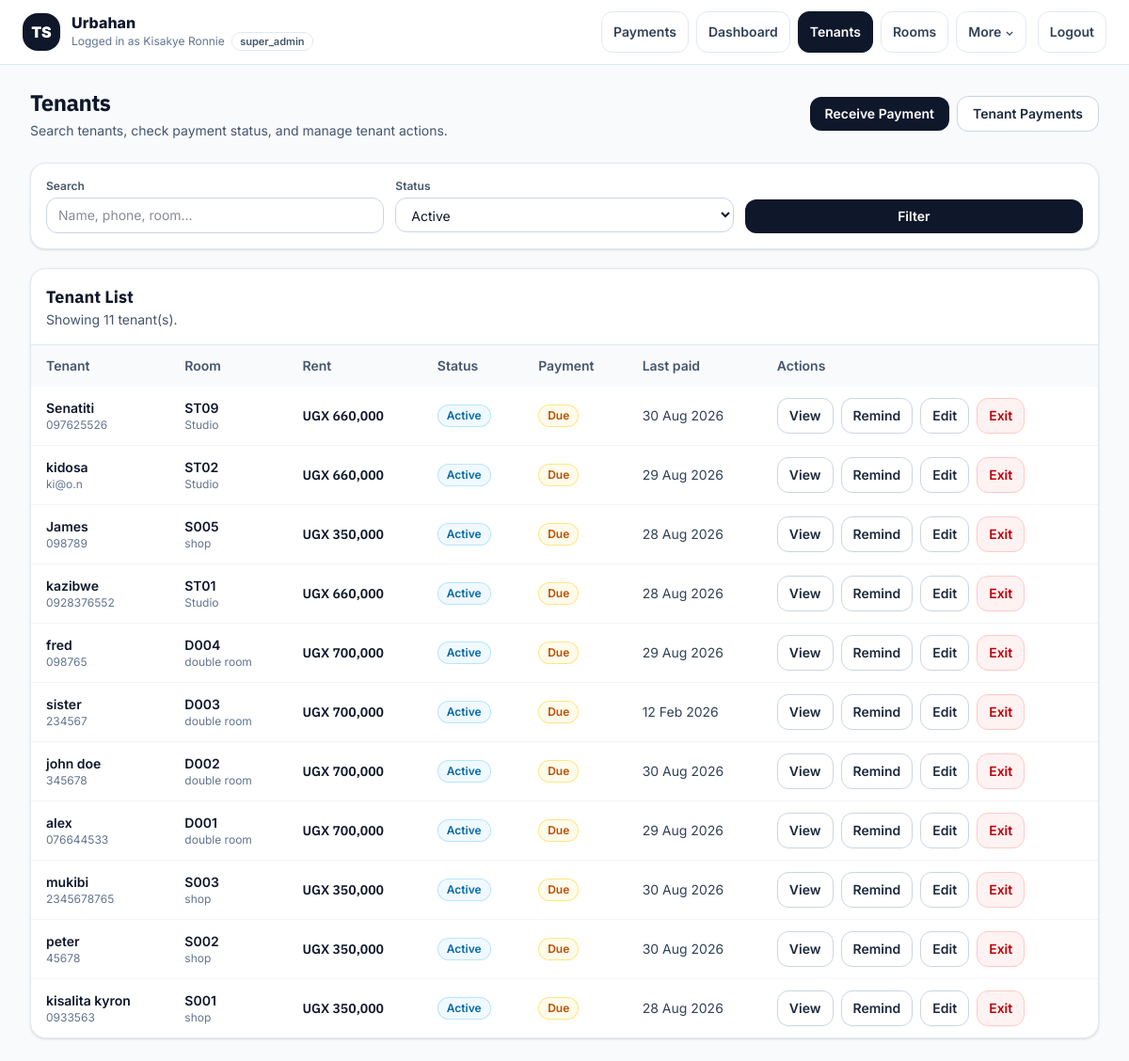
The app's page /public/tenants.php (signed in), older data.
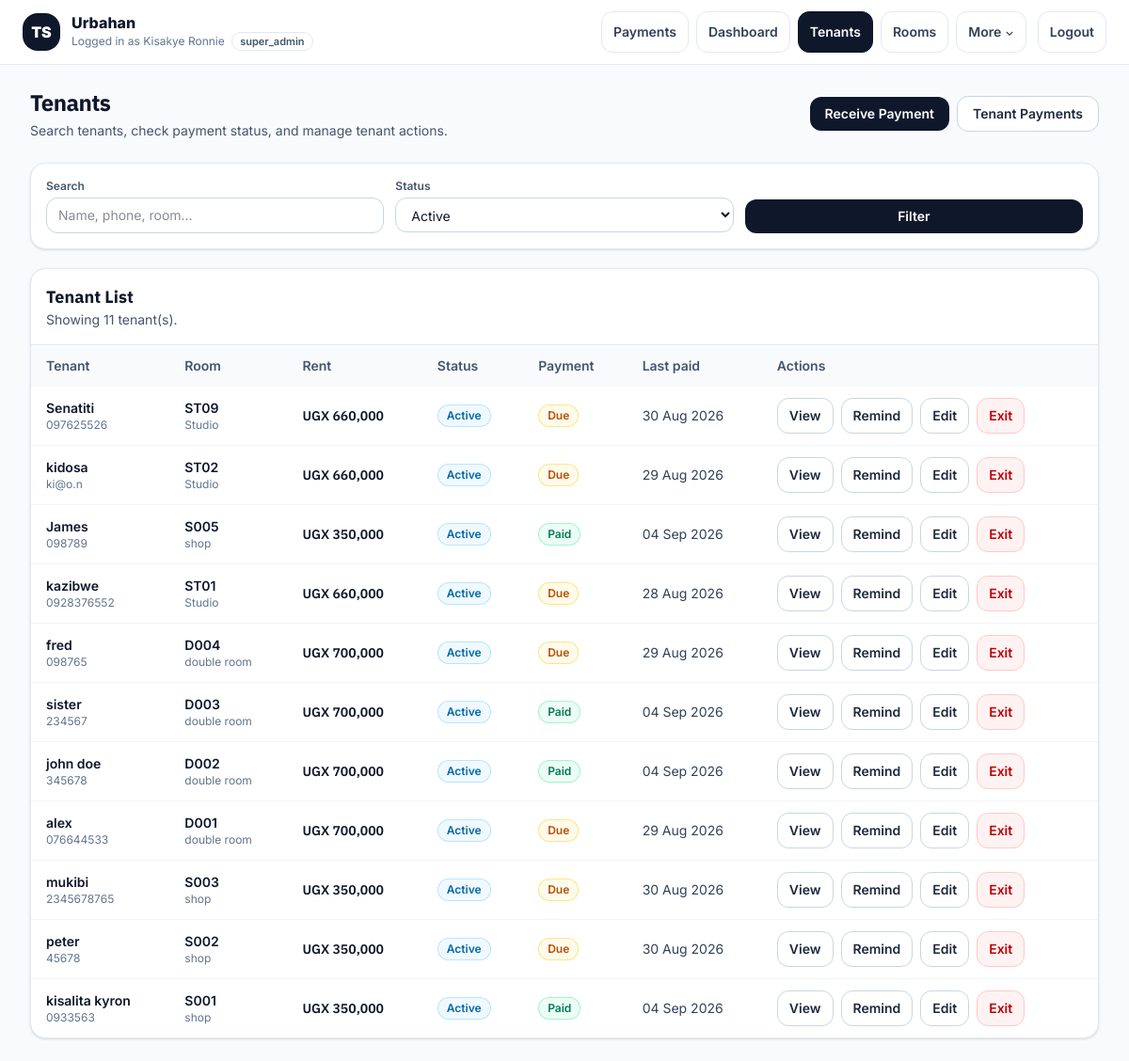
The same page, newer data.
### tables this page shows
CREATE TABLE "tenants" (
    id INTEGER PRIMARY KEY AUTOINCREMENT,

    admin_id INTEGER NOT NULL,
    room_id INTEGER,

    full_name TEXT NOT NULL,
    phone TEXT,
    email TEXT,

    move_in_date DATE,
    exit_date DATE,

    status TEXT DEFAULT 'active',

    rent_due_date DATE,
    rent_due_day INTEGER,
    monthly_rent REAL,

    created_at DATETIME,
    updated_at DATETIME
);

### core/helpers.php (called while the page is built, shortened)
<?php
if (!function_exists('e')) {
    function e($v): string
    {
        return htmlspecialchars((string)($v ?? ''), ENT_QUOTES | ENT_SUBSTITUTE, 'UTF-8');
    }
}
?>

### public/tenants.php (the view, shortened to what the changed rows need)
<?php
require_once __DIR__ . '/../core/bootstrap.php';
$admin_id = (int) $_SESSION['admin_id'];
$status  = (string)($_GET['status'] ?? 'active');
function money($v): string { return number_format((float)$v, 0); }
function paymentStatus(array $t): string
{
    if ((float)$t['paid_this_month'] >= (float)$t['effective_rent']) {
        return 'Paid';
    }
    $day = (int)date('d');
    return $day > 5 ? 'Overdue' : 'Due';
}
function chip(string $label, string $tone): string
{
    $map = [
        'slate' => 'bg-slate-100 text-slate-700 ring-slate-200',
        'green' => 'bg-emerald-50 text-emerald-700 ring-emerald-200',
        'amber' => 'bg-amber-50 text-amber-700 ring-amber-200',
        'red'   => 'bg-red-50 text-red-700 ring-red-200',
        'blue'  => 'bg-sky-50 text-sky-700 ring-sky-200',
    ];
    $cls = $map[$tone] ?? $map['slate'];
    return '<span class="inline-flex items-center rounded-full px-2.5 py-1 text-xs font-semibold ring-1 ring-inset '.$cls.'">'.e($label).'</span>';
}
$sql = "
SELECT
    t.id AS tenant_id,
    t.full_name,
    t.phone,
    t.status AS tenant_status,
    t.created_at,
    r.room_number,
    r.monthly_rent AS room_rent_override,
    rt.name AS room_type,
    COALESCE(r.monthly_rent, rt.default_monthly_rent) AS effective_rent,
    MAX(p.payment_date) AS last_payment_date,
    COALESCE(SUM(
        CASE
            WHEN strftime('%Y-%m', p.payment_date) = strftime('%Y-%m', 'now')
            THEN p.amount
            ELSE 0
        END
    ), 0) AS paid_this_month
FROM tenants t
JOIN rooms r ON r.id = t.room_id
JOIN room_types rt ON rt.id = r.room_type_id
LEFT JOIN payments p ON p.tenant_id = t.id
WHERE t.admin_id = :admin_id
";
$params = ['admin_id' => $admin_id];
if ($status !== 'all' && in_array($status, ['active','exited'], true)) {
    $sql .= " AND t.status = :status ";
    $params['status'] = $status;
}
$sql .= "
GROUP BY t.id
ORDER BY t.created_at DESC
";
$stmt = $pdo->prepare($sql);
$stmt->execute($params);
$tenants = $stmt->fetchAll(PDO::FETCH_ASSOC) ?: [];
function lastPaidLabel(?string $date): string
{
    $ts = strtotime($date);
    return date('d M Y', $ts);
}
?>
<!doctype html>
<html lang="en">
<head>
  <link rel="stylesheet" href="assets/css/tailwind.css">
</head>
<body class="min-h-screen bg-slate-50 text-slate-900">
  <main class="mx-auto max-w-7xl px-4 sm:px-6 lg:px-8 py-6">
    <div class="mb-6 flex flex-col gap-3 sm:flex-row sm:items-center sm:justify-between">
      <div>
        <h1 class="text-2xl font-bold tracking-tight font-alt">Tenants</h1>
      </div>
    </div>
    <div class="rounded-2xl border border-slate-200 bg-white shadow-sm overflow-hidden">
      <div class="px-4 py-4 border-b border-slate-200 flex items-center justify-between">
        <div>
          <h2 class="text-lg font-bold font-alt">Tenant List</h2>
        </div>
      </div>
      <div class="overflow-x-auto">
        <table class="min-w-full text-sm">
          <thead class="bg-slate-50 text-slate-600">
            <tr>
              <th class="px-4 py-3 text-left font-semibold">Tenant</th>
              <th class="px-4 py-3 text-left font-semibold">Room</th>
              <th class="px-4 py-3 text-left font-semibold">Rent</th>
              <th class="px-4 py-3 text-left font-semibold">Status</th>
              <th class="px-4 py-3 text-left font-semibold">Payment</th>
              <th class="px-4 py-3 text-left font-semibold">Last paid</th>
              <th class="px-4 py-3 text-left font-semibold">Actions</th>
            </tr>
          </thead>
          <tbody class="divide-y divide-slate-100">
            <?php foreach ($tenants as $t): ?>
              <?php
                $tenantIdRow = (int)$t['tenant_id'];
                $payStatus = paymentStatus($t);
                $tenantChip = ($t['tenant_status'] === 'active')
                    ? chip('Active', 'blue')
                    : chip('Exited', 'slate');
                $payChip = match ($payStatus) {
                    'Paid' => chip('Paid', 'green'),
                    'Due' => chip('Due', 'amber'),
                    default => chip('Overdue', 'red'),
                };
              ?>
              <tr class="hover:bg-slate-50">
                <td class="px-4 py-3">
                  <div class="font-semibold"><?= e($t['full_name'] ?? '') ?></div>
                  <div class="text-xs text-slate-500"><?= e($t['phone'] ?? '') ?></div>
                </td>
                <td class="px-4 py-3">
                  <div class="font-semibold"><?= e($t['room_number'] ?? '') ?></div>
                  <div class="text-xs text-slate-500"><?= e($t['room_type'] ?? '') ?></div>
                </td>
                <td class="px-4 py-3 font-semibold font-alt">
                  UGX <?= e(money($t['effective_rent'] ?? 0)) ?>
                </td>
                <td class="px-4 py-3"><?= $tenantChip ?></td>
                <td class="px-4 py-3">
                  <?= $payChip ?>
                </td>
                <td class="px-4 py-3 text-slate-700">
                  <?= e(lastPaidLabel($t['last_payment_date'] ?? null)) ?>
                </td>
                <td class="px-4 py-3">
                  <div class="flex flex-wrap gap-2">
                    <a class="inline-flex items-center rounded-xl border border-slate-300 bg-white px-3 py-2 text-sm font-semibold text-slate-800 hover:bg-slate-50"
                       href="remind.php?id=<?= $tenantIdRow ?>">
                      View
                    </a>
                    <a class="inline-flex items-center rounded-xl border border-slate-300 bg-white px-3 py-2 text-sm font-semibold text-slate-800 hover:bg-slate-50"
    href="remind.php?tenant_id=<?= (int)$tenantIdRow ?>"
>
    Remind
</a>
                    <a class="inline-flex items-center rounded-xl border border-slate-300 bg-white px-3 py-2 text-sm font-semibold text-slate-800 hover:bg-slate-50"
                       href="tenant_edit.php?id=<?= $tenantIdRow ?>">
                      Edit
                    </a>
                    <?php if (($t['tenant_status'] ?? '') === 'active'): ?>
                      <a class="inline-flex items-center rounded-xl border border-red-200 bg-red-50 px-3 py-2 text-sm font-semibold text-red-700 hover:bg-red-100"
                         href="tenant_exit.php?id=<?= $tenantIdRow ?>"
                         onclick="return confirm('Exit this tenant?')">
                        Exit
                      </a>
                    <?php endif; ?>
                  </div>
                </td>
              </tr>
            <?php endforeach; ?>
          </tbody>
        </table>
      </div>
    </div>
  </main>
</body>
</html>

Row changes from the older to the newer data that the page shows:
changed tenants "James": label "Active Due" → "Active Paid"; last_payment_date "28 Aug 2026" → "04 Sep 2026"
changed tenants "sister": label "Active Due" → "Active Paid"; last_payment_date "12 Feb 2026" → "04 Sep 2026"
changed tenants "john doe": label "Active Due" → "Active Paid"; last_payment_date "30 Aug 2026" → "04 Sep 2026"
changed tenants "kisalita kyron": label "Active Due" → "Active Paid"; last_payment_date "28 Aug 2026" → "04 Sep 2026"
